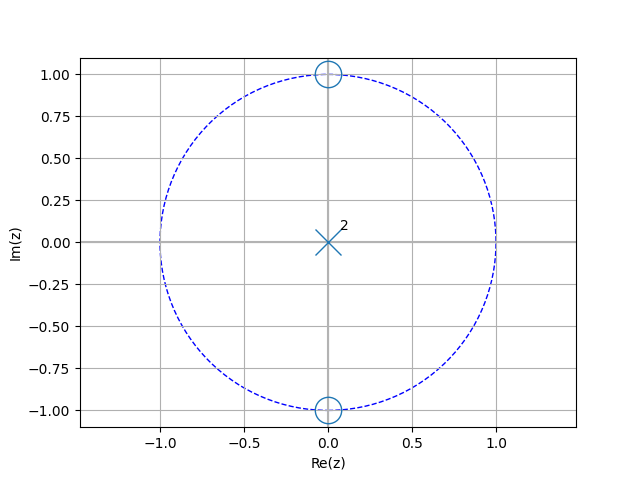

Python code for this plot:
from lcapy import ui
from lcapy.discretetime import n, z
from matplotlib.pyplot import savefig

x = ui(n) + ui(n - 2)
X = x(z)
X.plot()

savefig('dt1-pole-zero-plot1.png')
